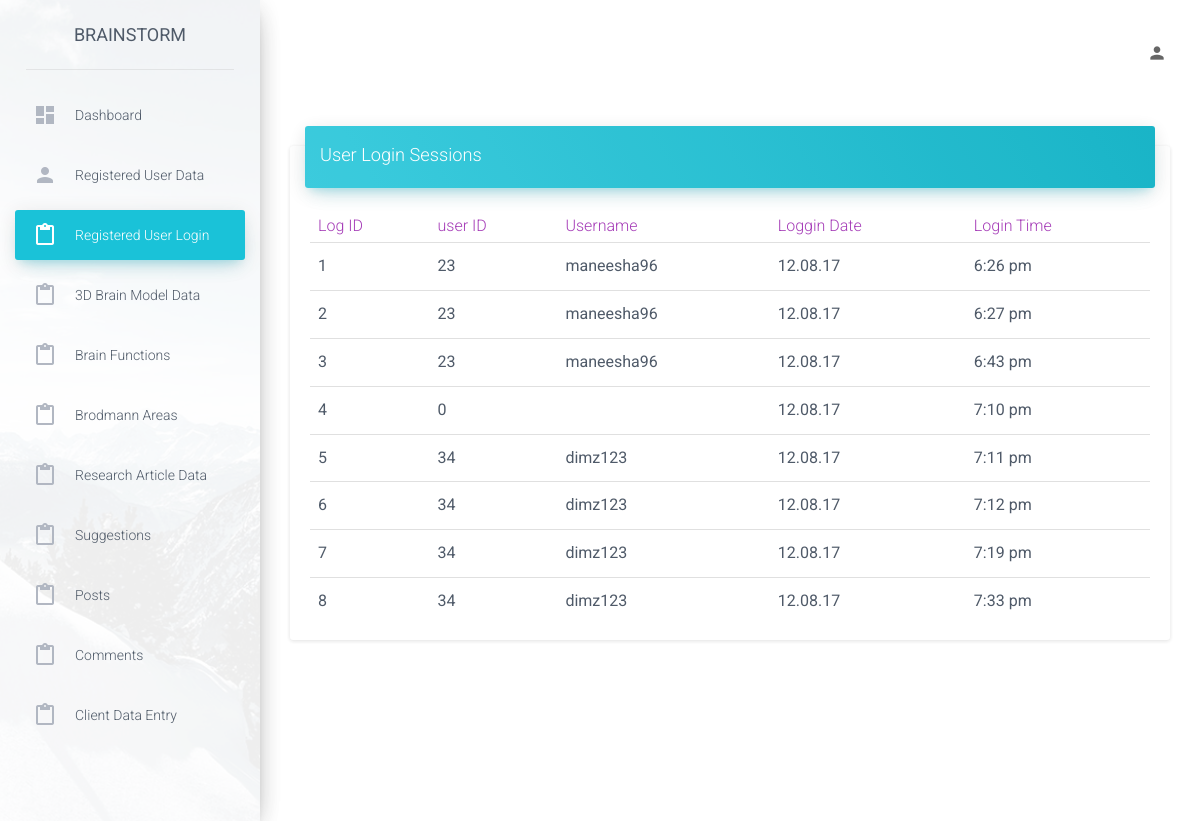
Page /admin/examples/log.php on the committed database.
### tables this page shows
CREATE TABLE `log` (
  `log_id` int(10) NOT NULL,
  `log_date` varchar(10) NOT NULL,
  `log_time` varchar(10) NOT NULL,
  `user_id` int(10) NOT NULL
);

CREATE TABLE `users` (
  `user_id` int(11) NOT NULL,
  `fname` varchar(45) NOT NULL,
  `email` varchar(45) NOT NULL,
  `cnfrm_doc` tinyblob NOT NULL,
  `username` varchar(45) NOT NULL,
  `password` varchar(45) NOT NULL,
  `active` int(10) NOT NULL
);

### admin/examples/log.php (the view, shortened to what this page needs)
<?php
include("../config/db_connect.php");
$sql="SELECT * FROM log";
$result=$conn->query($sql);
?>
<!doctype html>
<html lang="en">
<head>
	<link href="../assets/css/bootstrap.min.css" rel="stylesheet" />
	<link href="../assets/css/material-dashboard.css?v=1.2.0" rel="stylesheet" />
	<link href="../assets/css/demo.css" rel="stylesheet" />
	<link href="http://maxcdn.bootstrapcdn.com/font-awesome/latest/css/font-awesome.min.css" rel="stylesheet">
</head>
<body>
<div class="wrapper">
	<div class="sidebar" data-color="blue" data-image="../assets/img/sidebar-1.jpg">
		<div class="logo">
			<a href="http://localhost/fMRI%20website/index.php" class="simple-text">
				Brainstorm
			</a>
		</div>
		<div class="sidebar-wrapper">
			<ul class="nav">
				<li>
					<a href="dashboard.php">
						<i class="material-icons">dashboard</i>
						<p>Dashboard</p>
					</a>
				</li>
				<li>
					<a href="./user.php">
						<i class="material-icons">person</i>
						<p>Registered User Data</p>
					</a>
				</li>
				<li class="active">
					<a href="./log.php">
						<i class="material-icons">content_paste</i>
						<p>Registered User Login </p>
					</a>
				</li>
				<li>
					<a href="./table.php">
						<i class="material-icons">content_paste</i>
						<p>3D Brain Model Data</p>
					</a>
				</li>
				<li>
					<a href="./function.php">
						<i class="material-icons">content_paste</i>
						<p>Brain Functions</p>
					</a>
				</li>
				<li>
					<a href="./brodmann areas.php">
						<i class="material-icons">content_paste</i>
						<p>Brodmann Areas</p>
					</a>
				</li>
				<li>
					<a href="./article.php">
						<i class="material-icons">content_paste</i>
						<p>Research Article Data</p>
					</a>
				</li>
				<li >
					<a href="./suggestions.php">
						<i class="material-icons">content_paste</i>
						<p>Suggestions</p>
					</a>
				</li>
				<li >
					<a href="./posts.php">
						<i class="material-icons">content_paste</i>
						<p>Posts</p>
					</a>
				</li>
				<li>
					<a href="./comments.php">
						<i class="material-icons">content_paste</i>
						<p>Comments</p>
					</a>
				</li>
				<li>
                        <a href="./client_data_entry.php">
                            <i class="material-icons">content_paste</i>
                            <p>Client Data Entry</p>
                        </a>
                    </li>
			</ul>
		</div>
	</div>
	<div class="main-panel">
		<nav class="navbar navbar-transparent navbar-absolute">
			<div class="container-fluid">
				<div class="navbar-header">
					<a class="navbar-brand" href="#"></a>
				</div>
				<div class="collapse navbar-collapse">
					<ul class="nav navbar-nav navbar-right">
						<li>
                            <a href="view_user.php">
                                <i class="material-icons">person</i>
                            </a>
						</li>
					</ul>
				</div>
			</div>
		</nav>
		<div class="content">
			<div class="container-fluid">
				<div class="row">
					<div class="col-md-12">
						<div class="card">
							<div class="card-header" data-background-color="blue">
								<h4 class="title">User Login Sessions</h4>
							</div>
							<div class="card-content table-responsive">
								<table class="table">
									<thead class="text-primary">
									<th>Log ID</th>
									<th>user ID</th>
									<th>Username</th>
									<th>Loggin Date</th>
									<th>Login Time</th>
									</thead>
									<tbody>
									<?php
									if ($result->num_rows>0) {
										while ($row=$result->fetch_assoc()) {
											echo "<tr>";
											?>
											<td><?php echo $row["log_id"];?></td>
											<td><?php echo $row['user_id']?></td>
											<td><?php
												$q = "SELECT username FROM users WHERE user_id = '".$row['user_id']."' ";
												$re = $conn->query($q);
												$row2 = $re->fetch_assoc();
												echo $row2['username'];
												?>
											</td>
											<td><?php echo $row["log_date"];?></td>
											<td><?php echo $row["log_time"];?></td>
											</tr>
										<?php    }
									}
									?>
									</tbody>
								</table>
							</div>
						</div>
					</div>
				</div>
			</div>
		</div>
	</div>
</div>
</body>
</html>

### rows in the picture
log: log_id "1", user "23", user.username "maneesha96", log_date "12.08.17", log_time "6:26 pm"
log: log_id "2", user "23", user.username "maneesha96", log_date "12.08.17", log_time "6:27 pm"
log: log_id "3", user "23", user.username "maneesha96", log_date "12.08.17", log_time "6:43 pm"
log: log_id "4", user "0", log_date "12.08.17", log_time "7:10 pm"
log: log_id "5", user "34", user.username "dimz123", log_date "12.08.17", log_time "7:11 pm"
log: log_id "6", user "34", user.username "dimz123", log_date "12.08.17", log_time "7:12 pm"
log: log_id "7", user "34", user.username "dimz123", log_date "12.08.17", log_time "7:19 pm"
log: log_id "8", user "34", user.username "dimz123", log_date "12.08.17", log_time "7:33 pm"
